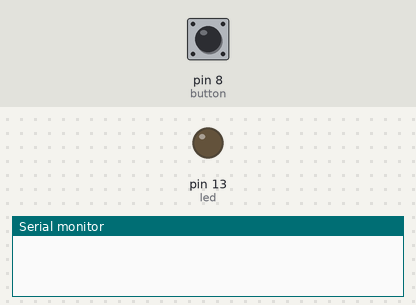
Bench run of a sketch on a simulated Arduino Uno, built with avr-gcc and run on an emulated ATmega328P. Parts: output pins drawn as LEDs (lit = HIGH), the last lines printed to the serial monitor. The inputs (shaded band) are chosen by the test bench; at power-on: pin 8 (button) HIGH.

Above: at 1.2 s.
1.3 s: pin 8 (button) pulled LOW for 0.15 s
At 1.35 s:
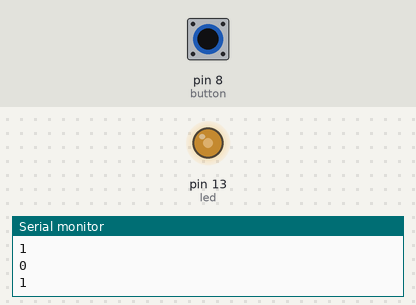
3.0 s: pin 8 (button) pulled LOW for 1 s
At 4.7 s:
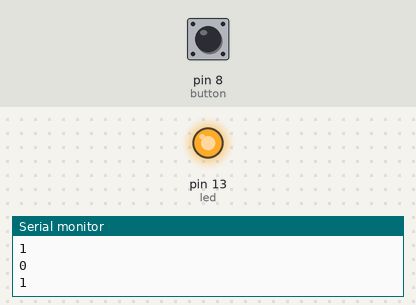
Timing chart, 0 to 6.2 s (numbered marks = the images above; inputs shaded):
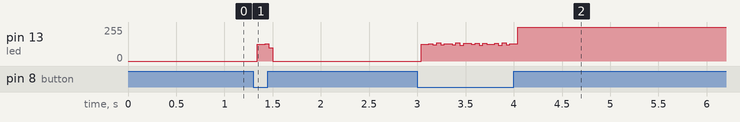

The sketch:

lab1-2.ino
```cpp
#define led 13
#define button 8
boolean ledState = LOW;

void setup() {
  Serial.begin(9600);
  pinMode(led,OUTPUT);
  pinMode(button,INPUT_PULLUP);
  digitalWrite(led,ledState);
}

void loop() {
  boolean btnState = digitalRead(button);
  if(btnState == LOW){
    ledState = !ledState;
    Serial.println(ledState);
    digitalWrite(led,ledState);
  }
}
```

Measured:
- after the input at 1.3 s, pin 13 (led): 0/255 → 125/255 at once, → 0/255 0.08 s later
